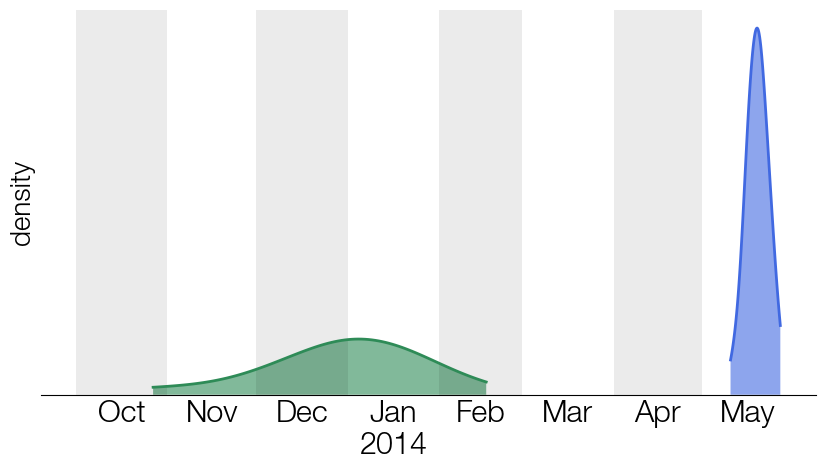

Here is the Python script that generated this plot:
import baltic as bt
from baltic import samogitia
from baltic import bt_utils

import matplotlib as mpl
from matplotlib import pyplot as plt
from matplotlib.gridspec import GridSpec

mpl.use("Agg")
#############

treesFile = 'Makona_1610_cds_ig.100.trees' ## input
outputFile = 'Makona_1610_cds_ig.100.tmrcas.log.txt' ## output

## this dict defines a pair of TMRCAs to be extracted from the posterior set of trees, defined by 2 or more descendants
tmrcaDict = {'SLE-tmrca': ['EBOV|G3889.1|KR105205|SLE|Kenema|2014-06-19', 'EBOV|G3724|KM233053|SLE|Kailahun|2014-06-05', 'EBOV|G3707|KM233049|SLE|Kailahun|2014-05-31'], 
             'GIN-tmrca': ['EBOV|Gueckedou-C05|KJ660348|GIN|Gueckedou|2014-03-19', 'EBOV|EM_COY_2015_017574||GIN|Boke|2015-06-10']}

samogitia.process_posterior_trees(treesPath=treesFile, processFxn=samogitia.tmrca_worker, outputPath=outputFile, tipNames=tmrcaDict, burnin=0)

##########
fig = plt.figure(figsize=(10, 5), facecolor='w')
gs = GridSpec(1, 1)

ax = plt.subplot(gs[0])

bt_utils.plot_tmrca_posterior(ax=ax, tmrcaFile='Makona_1610_cds_ig.100.tmrcas.log.txt', tmrcaName='SLE-tmrca', fullViolin=False, normalise=False, violinKwargs={'fc': 'royalblue', 'alpha': 0.6}, outlineKwargs={'color': 'royalblue'}, burnin=0)
bt_utils.plot_tmrca_posterior(ax=ax, tmrcaFile='Makona_1610_cds_ig.100.tmrcas.log.txt', tmrcaName='GIN-tmrca', fullViolin=False, normalise=False, violinKwargs={'fc': 'seagreen', 'alpha': 0.6}, outlineKwargs={'color': 'seagreen'}, burnin=0)

######### aesthetics
calendarTimeline = bt_utils.generate_calendar_timeline('2013-10-01', '2014-06-01')
bt_utils.format_time_grid(ax, calendarTimeline)
bt_utils.plot_time_grid(ax, calendarTimeline)
ax.tick_params(labelsize=22)

bt_utils.clean_axes(ax, hideSpines=['left', 'top', 'right'], removeTickLabels='y')
ax.set_ylabel('density', size=20)

ax.set_ylim(bottom = 0)
plt.savefig('samogitia-ebola-tmrca.png', bbox_inches='tight')